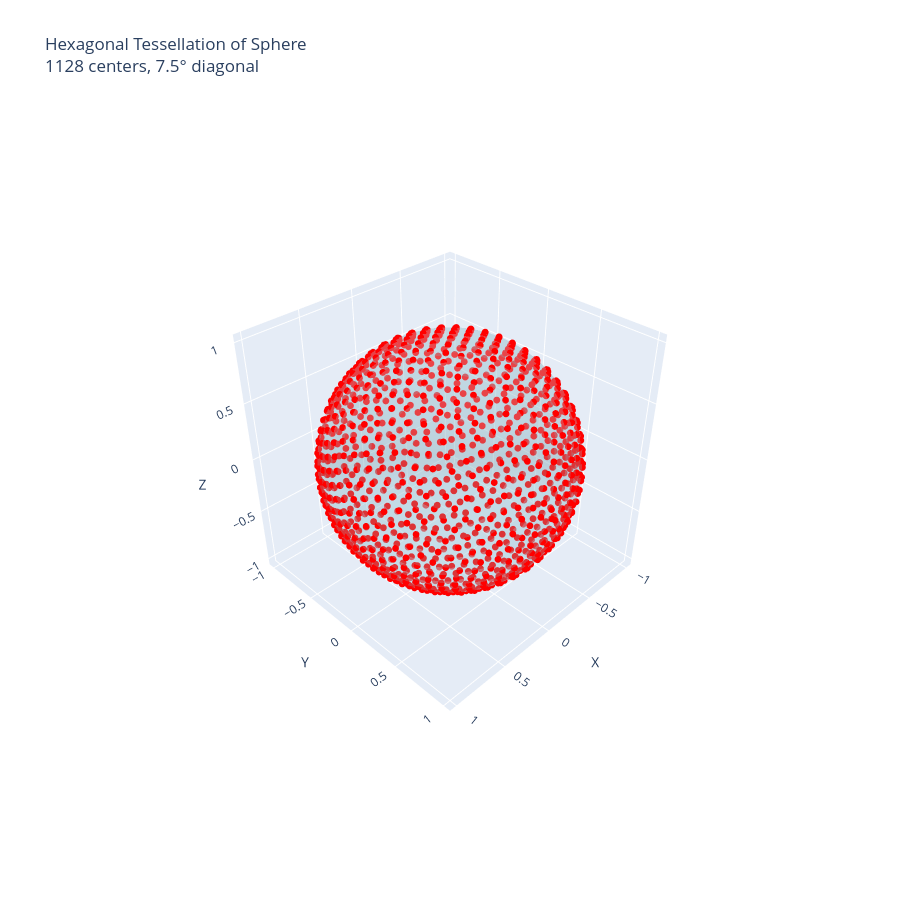
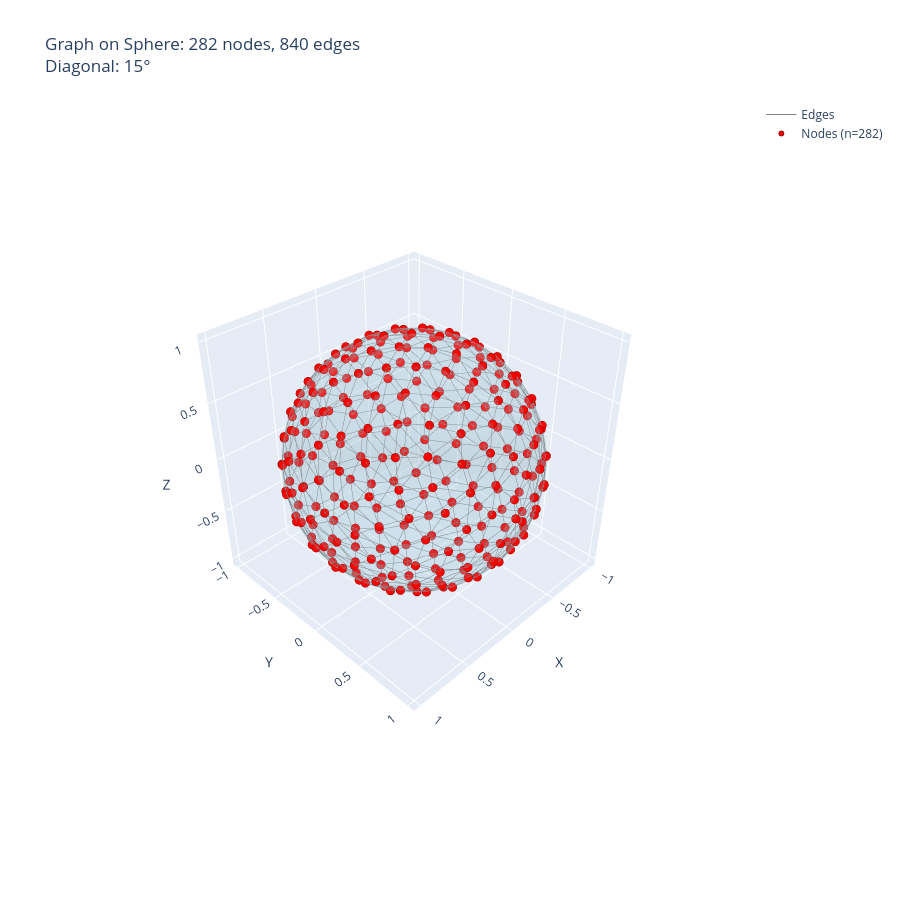

The cell these charts' notebook holds for them, in order:
### Code cell
import numpy as np
import plotly.graph_objects as go

def generate_hexagon_centers(diagonal_angle_degrees=7.5):
    """
    Generate hexagon centers for tessellating a sphere.
    Uses a fibonacci sphere or icosahedron-based approach.
    
    For 7.5° diagonal, we need approximately:
    - Sphere surface area = 4π
    - Hexagon area ≈ (diagonal/2)^2 * 3*sqrt(3)/2 in steradians
    - Number of hexagons ≈ 4π / hexagon_area
    """
    
    # Convert diagonal angle to radians
    diagonal_rad = np.radians(diagonal_angle_degrees)
    
    # Estimate number of points needed
    # For hexagon with diagonal d, area ≈ 0.65 * d^2 (in steradians for small angles)
    hexagon_area = 0.65 * diagonal_rad**2
    n_points = int(4 * np.pi / hexagon_area)
    
    print(f"Generating approximately {n_points} hexagon centers")
    print(f"Diagonal angle: {diagonal_angle_degrees}°")
    
    # Use Fibonacci sphere algorithm for uniform distribution
    centers = []
    phi = (1 + np.sqrt(5)) / 2  # Golden ratio
    
    for i in range(n_points):
        # Fibonacci sphere algorithm
        y = 1 - (2 * i / (n_points - 1))  # y goes from 1 to -1
        radius = np.sqrt(1 - y**2)
        
        theta = 2 * np.pi * i / phi
        
        x = np.cos(theta) * radius
        z = np.sin(theta) * radius
        
        centers.append([x, y, z])
    
    return np.array(centers)

def visualize_hexagon_centers(centers, diagonal_angle_degrees=7.5, show_circles=True):
    """
    Visualize the hexagon centers on a sphere.
    """
    # Create sphere surface
    u = np.linspace(0, 2 * np.pi, 100)
    v = np.linspace(0, np.pi, 100)
    x = np.outer(np.cos(u), np.sin(v))
    y = np.outer(np.sin(u), np.sin(v))
    z = np.outer(np.ones(np.size(u)), np.cos(v))
    
    fig = go.Figure()
    
    # Add semi-transparent blue sphere
    fig.add_trace(go.Surface(
        x=x, y=y, z=z,
        surfacecolor=np.zeros_like(x),
        colorscale=[[0, 'lightblue'], [1, 'lightblue']],
        showscale=False,
        opacity=0.3,
        name='Sphere'
    ))
    
    # Add hexagon centers as red points
    fig.add_trace(go.Scatter3d(
        x=centers[:, 0],
        y=centers[:, 1],
        z=centers[:, 2],
        mode='markers',
        marker=dict(size=4, color='red'),
        name=f'Hexagon Centers (n={len(centers)})'
    ))
    
    # Optionally show circles around each center
    if show_circles and len(centers) <= 50:  # Limit for performance
        arc_angle = diagonal_angle_degrees / 2  # Radius is half the diagonal
        
        for idx, center in enumerate(centers[:50]):  # Show first 50
            # Generate circle points
            circle_points = generate_circle_on_sphere(center, arc_angle)
            
            fig.add_trace(go.Scatter3d(
                x=circle_points[:, 0],
                y=circle_points[:, 1],
                z=circle_points[:, 2],
                mode='lines',
                line=dict(color='green', width=2),
                showlegend=False,
                hoverinfo='skip'
            ))
    
    fig.update_layout(
        title=f'Hexagonal Tessellation of Sphere<br>{len(centers)} centers, {diagonal_angle_degrees}° diagonal',
        scene=dict(
            xaxis_title='X',
            yaxis_title='Y',
            zaxis_title='Z',
            aspectmode='data',
            camera=dict(eye=dict(x=1.8, y=1.8, z=1.8))
        ),
        width=900,
        height=900
    )
    
    return fig

def generate_circle_on_sphere(center, arc_angle_degrees, n_points=50):
    """
    Generate points forming a circle on sphere surface around a center point.
    """
    center = center / np.linalg.norm(center)
    arc_angle_rad = np.radians(arc_angle_degrees)
    
    # Find two orthogonal vectors perpendicular to center
    if abs(center[2]) < 0.9:
        v1 = np.cross(center, [0, 0, 1])
    else:
        v1 = np.cross(center, [1, 0, 0])
    v1 = v1 / np.linalg.norm(v1)
    v2 = np.cross(center, v1)
    v2 = v2 / np.linalg.norm(v2)
    
    # Generate circle points
    circle_points = []
    angles = np.linspace(0, 2 * np.pi, n_points)
    
    for angle in angles:
        # Point on circle at angular distance arc_angle_rad from center
        direction = np.cos(angle) * v1 + np.sin(angle) * v2
        direction = direction / np.linalg.norm(direction)
        
        # Rotate center towards direction by arc_angle_rad
        point = (np.cos(arc_angle_rad) * center + 
                np.sin(arc_angle_rad) * direction)
        point = point / np.linalg.norm(point)
        
        circle_points.append(point)
    
    return np.array(circle_points)

# Generate centers
centers = generate_hexagon_centers(diagonal_angle_degrees=7.5)

# Print first 20 centers as examples
print("\nFirst 20 hexagon centers (unit vectors):")
print("="*50)
for i, center in enumerate(centers[:20]):
    print(f"{i+1:3d}: ({center[0]:7.4f}, {center[1]:7.4f}, {center[2]:7.4f})")

print(f"\n... and {len(centers)-20} more centers")
print(f"\nTotal centers: {len(centers)}")

# Visualize
fig = visualize_hexagon_centers(centers, diagonal_angle_degrees=7.5, show_circles=False)
fig.show()

def find_neighbors(centers, max_distance_factor=1.5):
    """
    Find neighboring points for each center.
    Two points are neighbors if their angular distance is within max_distance_factor times the average.
    """
    n = len(centers)
    
    # Calculate average nearest neighbor distance
    min_distances = []
    for i in range(min(100, n)):  # Sample first 100 points
        distances = []
        for j in range(n):
            if i != j:
                # Angular distance between unit vectors
                cos_angle = np.clip(np.dot(centers[i], centers[j]), -1, 1)
                angle = np.arccos(cos_angle)
                distances.append(angle)
        min_distances.append(min(distances))
    
    avg_min_distance = np.mean(min_distances)
    threshold = avg_min_distance * max_distance_factor
    
    print(f"Average nearest neighbor distance: {np.degrees(avg_min_distance):.2f}°")
    print(f"Neighbor threshold: {np.degrees(threshold):.2f}°")
    
    # Find all neighbors
    edges = []
    for i in range(n):
        for j in range(i+1, n):
            cos_angle = np.clip(np.dot(centers[i], centers[j]), -1, 1)
            angle = np.arccos(cos_angle)
            
            if angle <= threshold:
                edges.append((i, j))
    
    print(f"Total edges: {len(edges)}")
    return edges

def visualize_graph_on_sphere(centers, edges, diagonal_angle_degrees=15):
    """
    Visualize the graph with nodes and edges on the sphere.
    """
    # Create sphere surface
    u = np.linspace(0, 2 * np.pi, 100)
    v = np.linspace(0, np.pi, 100)
    x = np.outer(np.cos(u), np.sin(v))
    y = np.outer(np.sin(u), np.sin(v))
    z = np.outer(np.ones(np.size(u)), np.cos(v))
    
    fig = go.Figure()
    
    # Add semi-transparent sphere
    fig.add_trace(go.Surface(
        x=x, y=y, z=z,
        surfacecolor=np.zeros_like(x),
        colorscale=[[0, 'lightblue'], [1, 'lightblue']],
        showscale=False,
        opacity=0.2,
        name='Sphere'
    ))
    
    # Add edges
    edge_x, edge_y, edge_z = [], [], []
    for i, j in edges:
        # Add edge between centers[i] and centers[j]
        edge_x.extend([centers[i][0], centers[j][0], None])
        edge_y.extend([centers[i][1], centers[j][1], None])
        edge_z.extend([centers[i][2], centers[j][2], None])
    
    fig.add_trace(go.Scatter3d(
        x=edge_x, y=edge_y, z=edge_z,
        mode='lines',
        line=dict(color='gray', width=1),
        hoverinfo='none',
        name='Edges'
    ))
    
    # Add nodes
    fig.add_trace(go.Scatter3d(
        x=centers[:, 0],
        y=centers[:, 1],
        z=centers[:, 2],
        mode='markers',
        marker=dict(
            size=5,
            color='red',
            line=dict(color='darkred', width=1)
        ),
        name=f'Nodes (n={len(centers)})',
        text=[f'Node {i}' for i in range(len(centers))],
        hoverinfo='text'
    ))
    
    fig.update_layout(
        title=f'Graph on Sphere: {len(centers)} nodes, {len(edges)} edges<br>Diagonal: {diagonal_angle_degrees}°',
        scene=dict(
            xaxis_title='X',
            yaxis_title='Y',
            zaxis_title='Z',
            aspectmode='data',
            camera=dict(eye=dict(x=1.8, y=1.8, z=1.8))
        ),
        width=900,
        height=900,
        showlegend=True
    )
    
    return fig

# Generate centers with 15° spacing
print("="*60)
print("GENERATING GRAPH WITH 15° DIAGONAL")
print("="*60)
centers_small = generate_hexagon_centers(diagonal_angle_degrees=15)

# Find neighbors and create edges
edges = find_neighbors(centers_small, max_distance_factor=1.5)

# Visualize the graph
fig_graph = visualize_graph_on_sphere(centers_small, edges, diagonal_angle_degrees=15)
fig_graph.show()

# Also show statistics
print("\n" + "="*60)
print("GRAPH STATISTICS")
print("="*60)
print(f"Number of nodes: {len(centers_small)}")
print(f"Number of edges: {len(edges)}")
print(f"Average degree: {2*len(edges)/len(centers_small):.2f}")

# Count degree distribution
degree_count = {i: 0 for i in range(len(centers_small))}
for i, j in edges:
    degree_count[i] += 1
    degree_count[j] += 1

degrees = list(degree_count.values())
print(f"Min degree: {min(degrees)}")
print(f"Max degree: {max(degrees)}")
print(f"Most common degree: {max(set(degrees), key=degrees.count)}")

### Figure 1 — Plotly figure (JSON) as saved in the notebook; plotly's stock layout.template omitted (floating-point values rounded to 4 significant figures; data arrays with more than 128 entries replaced by an {"elided": "..."} marker saying what was removed)
{"data": [{"colorscale": [[0, "lightblue"], [1, "lightblue"]], "name": "Sphere", "opacity": 0.3, "showscale": false, "surfacecolor": {"elided": "100x100 float values"}, "type": "surface", "x": {"elided": "100x100 float values"}, "y": {"elided": "100x100 float values"}, "z": {"elided": "100x100 float values"}}, {"marker": {"color": "red", "size": 4}, "mode": "markers", "name": "Hexagon Centers (n=1128)", "type": "scatter3d", "x": {"elided": "1128 float values"}, "y": {"elided": "1128 float values"}, "z": {"elided": "1128 float values"}}], "layout": {"height": 900, "scene": {"aspectmode": "data", "camera": {"eye": {"x": 1.8, "y": 1.8, "z": 1.8}}, "xaxis": {"title": {"text": "X"}}, "yaxis": {"title": {"text": "Y"}}, "zaxis": {"title": {"text": "Z"}}}, "title": {"text": "Hexagonal Tessellation of Sphere<br>1128 centers, 7.5° diagonal"}, "width": 900}}

### Figure 2 — Plotly figure (JSON) as saved in the notebook; plotly's stock layout.template omitted (floating-point values rounded to 4 significant figures; data arrays with more than 128 entries replaced by an {"elided": "..."} marker saying what was removed)
{"data": [{"colorscale": [[0, "lightblue"], [1, "lightblue"]], "name": "Sphere", "opacity": 0.2, "showscale": false, "surfacecolor": {"elided": "100x100 float values"}, "type": "surface", "x": {"elided": "100x100 float values"}, "y": {"elided": "100x100 float values"}, "z": {"elided": "100x100 float values"}}, {"hoverinfo": "none", "line": {"color": "gray", "width": 1}, "mode": "lines", "name": "Edges", "type": "scatter3d", "x": {"elided": "2520 float values"}, "y": {"elided": "2520 float values"}, "z": {"elided": "2520 float values"}}, {"hoverinfo": "text", "marker": {"color": "red", "line": {"color": "darkred", "width": 1}, "size": 5}, "mode": "markers", "name": "Nodes (n=282)", "text": {"elided": "282 str values"}, "type": "scatter3d", "x": {"elided": "282 float values"}, "y": {"elided": "282 float values"}, "z": {"elided": "282 float values"}}], "layout": {"height": 900, "scene": {"aspectmode": "data", "camera": {"eye": {"x": 1.8, "y": 1.8, "z": 1.8}}, "xaxis": {"title": {"text": "X"}}, "yaxis": {"title": {"text": "Y"}}, "zaxis": {"title": {"text": "Z"}}}, "showlegend": true, "title": {"text": "Graph on Sphere: 282 nodes, 840 edges<br>Diagonal: 15°"}, "width": 900}}
